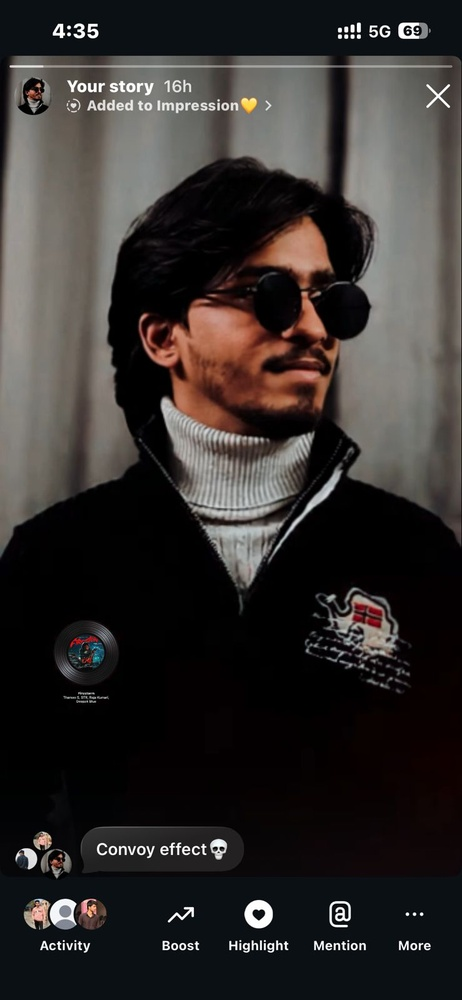
#> input picture Open Cv/Rajan.jpeg, 462 x 1000 px, shrunk from 739 x 1600 before the run, found by its file name
$ python Phase1_openCv.py
#> lines starting #> are read from the running program, lines starting #| are printed output that depends on the picture
import cv2
#print(cv2.__version__) :-> for checking version
'''
in this phase we will learn :->
Image Handling:->
1.Reading an image
2.Displaying an imag
3.Saving an image
4.Image dimensions
5.ColorChannels
6.Grayscale Conversions
Projects :->
Load image
Convert to Grayscale
Save image

Basics for an image :->
1.Image :-> 2d grid of pixels(that is a matrix of pixels)
2.Pixels:-> smallest unit of image unites to make an image
Each pixel contains RGB Channels that defines color of that
pixel ranges from 0-255
3.Width and Height:-> width is total no of pixels in horizontal(l->r)
Height:-> otal number of pixels in vertical(
Gives resolution of an image
4.Color channel:-> a channel that stores the one part of information
of a color in one pixel
5.Image format:-> .jpg, *.png, .bmp, *WebP these are image encoding
techniques to save an image in a file
'''

# Reading an image :-> cv2.imread("filename",flag)
'''
flag(Optional):->
1= colorful
0 = grayscale(Black and white)
-1 = Unchanged'''
image = cv2.imread("Open Cv/Rajan.jpeg",-1)
#> image is the input picture: shape (1000, 462, 3); mean B, G, R 45.6, 47.3, 51.2

if image is None:
    print("image not found")
else:
    print("image loaded successfully")

# To display image that has been loaded
'''
cv2.imshow(Title(for image),image(variable stored image))
cv2.waitKey(0):-> untill any key pressed in keyboard display window
cv2.destroyAllWindows()
'''
if image is not None:
    cv2.imshow("Rajan's image",image)# open window
    cv2.waitKey(0) # wait for a key
    cv2.destroyAllWindows()# close the window
else:
    print("could'nt load the image")


# To save an Image
'''
cv2.imwrite("filename.jpg",image)
'''

if image is not None:
    success = cv2.imwrite("edited_image.webp",image,[cv2.IMWRITE_WEBP_QUALITY, 90])
    if success:
        print("Image saved successfully")
    else:
        print("Failed to save")
else:
    print("Error: could not load image")

#4 . Image dimensions b=very important
'''
image.shape():-> this is an attribute to get :->
height,width,color channel
(height,  width,  channel)
(480,640,3)
channels:-> 3 like BGR
channel is missing in gray scale images
'''

if image is not None:
    h, w, c = image.shape
#> h = 1000; w = 462; c = 3
    print(f"image Loaded:\nHeight: {h}\nWidth: {w}\nChannel: {c}")
#| image Loaded:
#| Height: 1000
#| Width: 462
#| Channel: 3

else:
    print("could not load image")


# 5. To convert an image to gray scale(Black and white)
'''
gray = cv2.cvtColor(image,cv2.COLOR_BGR2GRAY)
'''
if image is not None:
    gray = cv2.cvtColor(image,cv2.COLOR_BGR2GRAY)
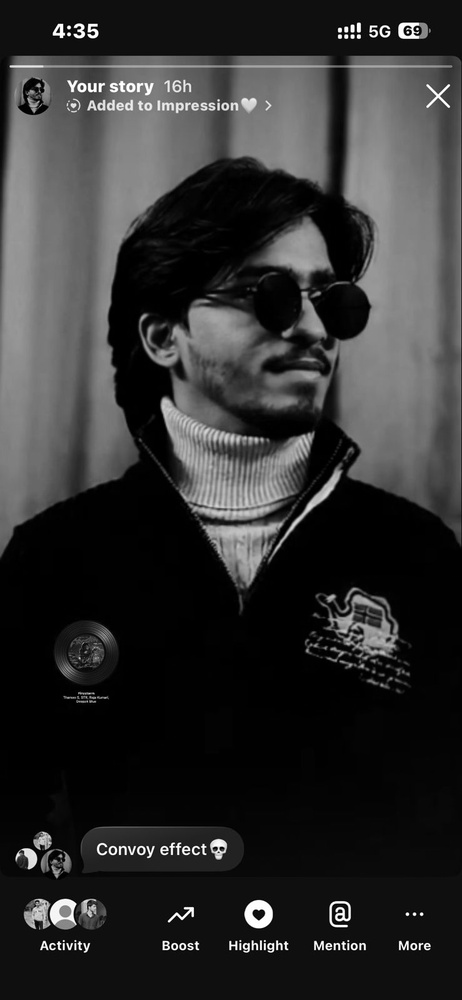
#> gray: shape (1000, 462); min 0, max 255, mean 48.2
    cv2.imshow("Gray Image Rajan",gray)
    cv2.waitKey(0)
    cv2.destroyAllWindows
else:
    print("could'nt load the image")
